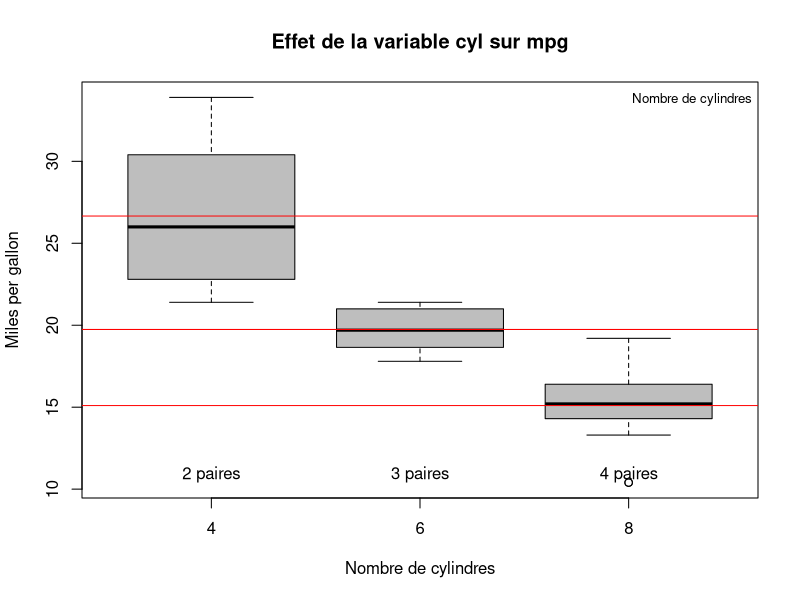
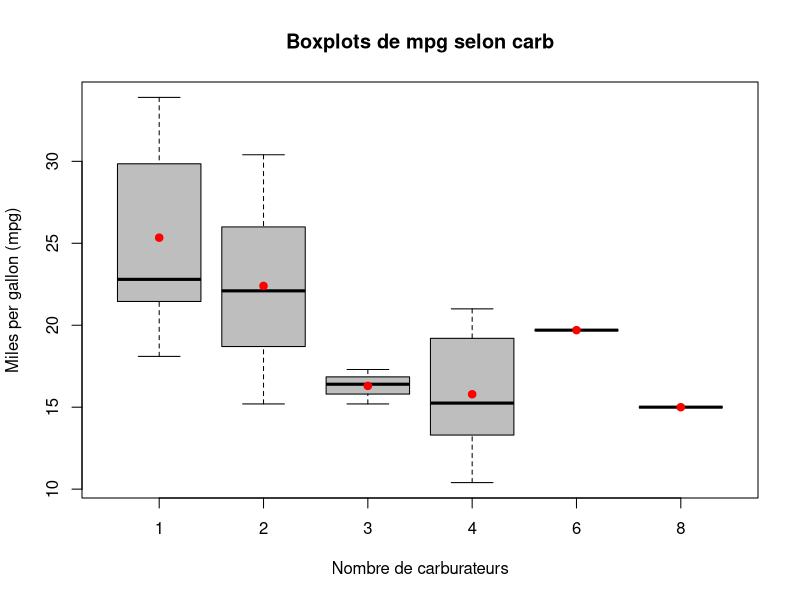

Generate these figures, in order, with R: (Note: this script raises an error after producing the figures.)
## ---- chunk 1
knitr::opts_chunk$set(echo = TRUE)
## ---- chunk 2
data(mtcars)
## ---- chunk 3
boxplot(mpg ~ cyl, data = mtcars, 
        main = "Effet de la variable cyl sur mpg", 
        xlab = "Nombre de cylindres", 
        ylab = "Miles per gallon",
        col = "grey",
        notch = FALSE)

text(1, 10, "2 paires", pos = 3)
text(2, 10, "3 paires", pos = 3)
text(3, 10, "4 paires", pos = 3)

legend("topright", legend = "Nombre de cylindres", bty = "n", cex = 0.8)

means <- tapply(mtcars$mpg, mtcars$cyl, mean)
abline(h = means, col = "red")
## ---- chunk 4
data(mtcars)
## ---- chunk 5
boxplot(mpg ~ carb, data = mtcars, main = "Boxplots de mpg selon carb",
        xlab = "Nombre de carburateurs", ylab = "Miles per gallon (mpg)",
        col = "grey", border = "black")

# Ajouter les moyennes
means <- tapply(mtcars$mpg, mtcars$carb, mean)
points(x = 1:length(means), y = means, pch = 19, col = "red")
## ---- chunk 6
data(mtcars)
## ---- chunk 7
plot(wt, mpg, main = "Relation entre mpg et wt")

#Pour ajouter la droite des moindres carrés en rouge, on peut utiliser la fonction abline() en passant les coefficients de cette droite (obtenus avec la fonction lm()) en arguments :

coefficients <- lm(mpg ~ wt)$coefficients
abline(coefficients, col = "red")
## ---- chunk 8
data(mtcars)
## ---- chunk 9
# Chargement de la base de données mtcars
data(mtcars)

# Tracé de l'histogramme de qsec
hist(mtcars$qsec, freq=FALSE, xlim=c(min(mtcars$qsec), max(mtcars$qsec)),
     main="Histogramme de la variable qsec", xlab="qsec", ylab="Densité")

# Calcul de la moyenne et de la médiane de qsec
mean_qsec <- mean(mtcars$qsec)
median_qsec <- median(mtcars$qsec)

# Ajout des droites moyenne et médiane en rouge et vert respectivement
abline(v = mean_qsec, col = "red")
abline(v = median_qsec, col = "blue")

# Calcul des paramètres mu et sd pour la loi normale
mu <- mean(mtcars$qsec)
sd <- sd(mtcars$qsec)

# Tracé de la densité de la loi normale avec les paramètres mu et sd en rouge
curve(dnorm(x, mean = mu, sd = sd), add = TRUE, col = "red")
## ---- chunk 10
data(mtcars)
## ---- chunk 11
tab <- table(mtcars$gear, mtcars$am)
tab
## ---- chunk 12
# distribution conditionnelle de gear sachant am = 0
prop.table(tab[,1])

# distribution conditionnelle de gear sachant am = 1
prop.table(tab[,2])
## ---- chunk 13
# création du graphique
barplot(rbind(prop.table(tab[,1]), prop.table(tab[,2])),
        beside = TRUE,
        legend.text = c("0", "1"),
        args.legend = list(title = "am"),
        ylim = c(0, 0.7),
        main = "Répartition de gear selon la modalité de am")

# ajout de labels sur les barres
text(c(0.85, 1.85, 2.85), prop.table(tab[,1]) + 0.02, round(prop.table(tab[,1]), 3))
text(c(1.15, 2.15, 3.15), prop.table(tab[,2]) + 0.02, round(prop.table(tab[,2]), 3))
## ---- chunk 14
data(mtcars)
## ---- chunk 15
# Diagramme en bâtons de la distribution de la variable carb
hist(mtcars$carb, breaks = seq(0.5, 8.5, 1), col = "lightblue",
     xlab = "Nombre de carburateurs", main = "Distribution de la variable carb")

## ---- chunk 16
# Fonction de répartition empirique de la variable carb
plot(ecdf(mtcars$carb), verticals = TRUE, col = "magenta", 
     xlab = "Nombre de carburateurs", main = "Fonction de répartition empirique")
